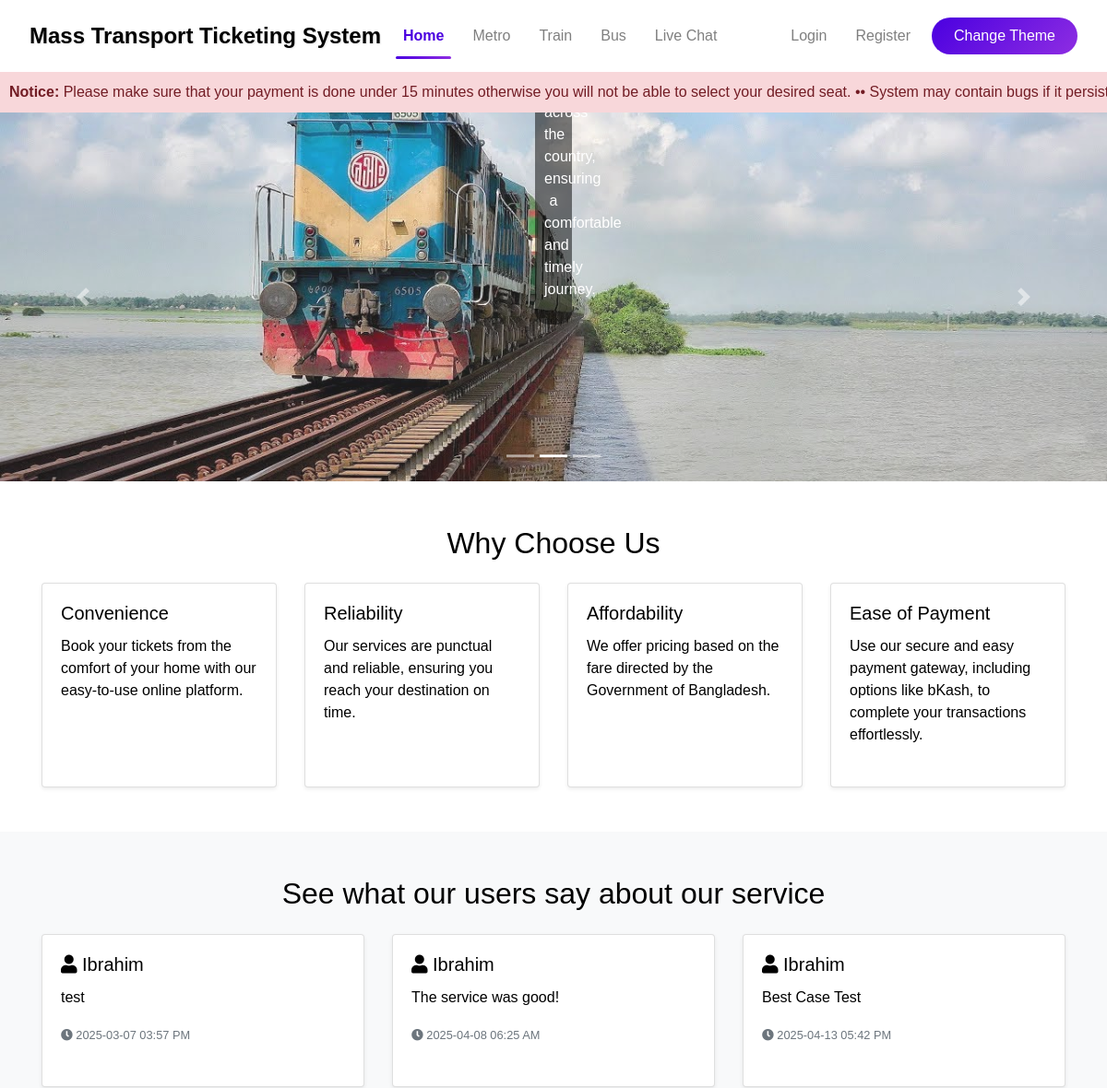
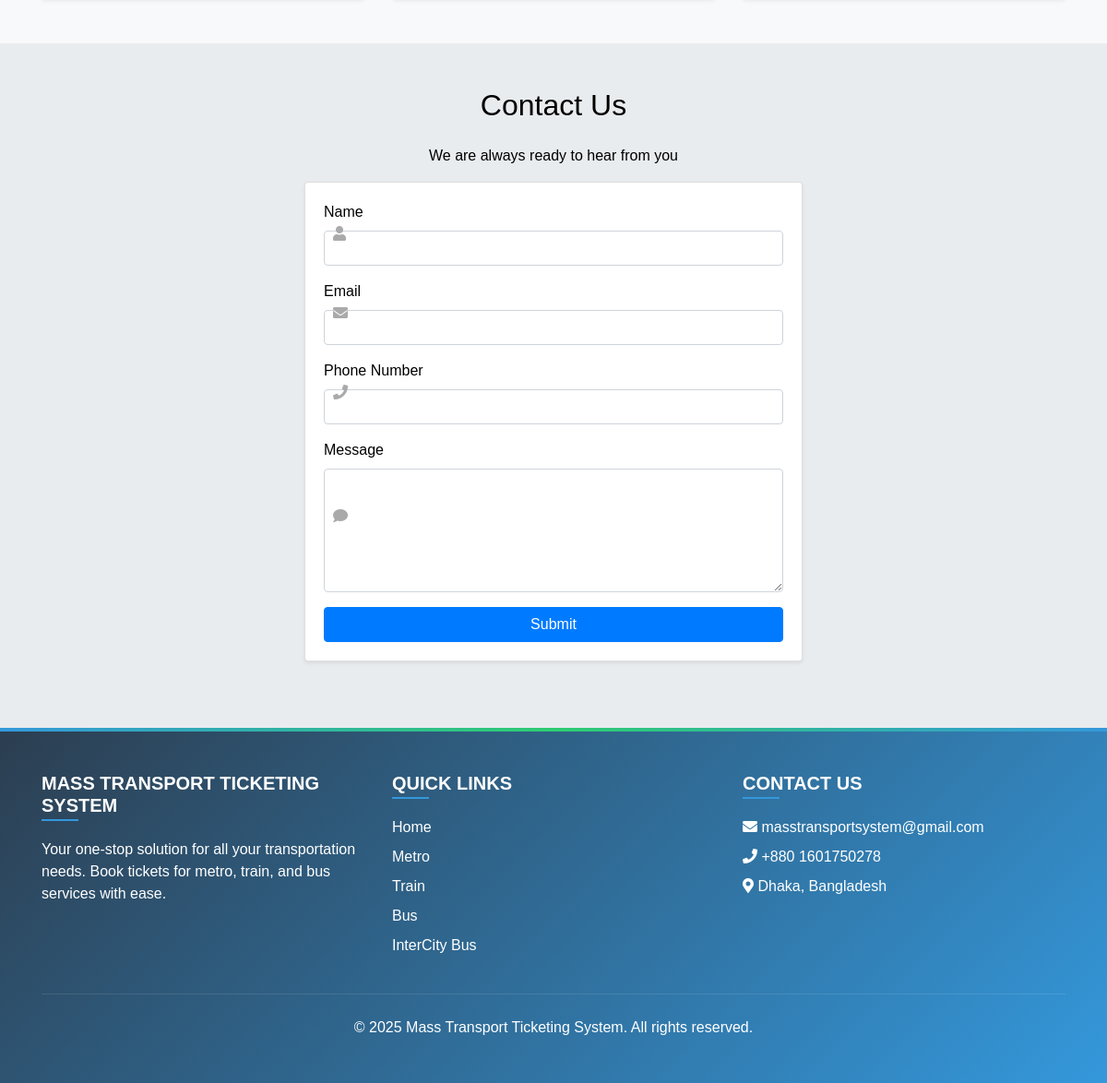
The page / on the database its author committed (2 pictures, top to bottom).
### tables this page shows
CREATE TABLE `reviews` (
  `id` int(11) NOT NULL,
  `user_id` int(11) NOT NULL,
  `rating` int(11) NOT NULL CHECK (`rating` between 1 and 5),
  `comment` text NOT NULL,
  `created_at` timestamp NOT NULL DEFAULT current_timestamp(),
  `display_order` int(11) DEFAULT 0
);

CREATE TABLE `users` (
  `id` int(11) NOT NULL,
  `email` varchar(255) NOT NULL,
  `password` varchar(255) NOT NULL,
  `google_id` varchar(255) DEFAULT NULL,
  `name` varchar(255) DEFAULT NULL,
  `profile_image` varchar(255) DEFAULT NULL,
  `phone` varchar(20) DEFAULT NULL,
  `Address` varchar(255) NOT NULL
);

### index.php (the view, shortened to what this page needs)
<?php
include 'db.php';
?>
<!DOCTYPE html>
<html lang="en">
<head>
    <link href="https://stackpath.bootstrapcdn.com/bootstrap/4.5.2/css/bootstrap.min.css" rel="stylesheet">
    <link href="https://cdnjs.cloudflare.com/ajax/libs/font-awesome/5.15.3/css/all.min.css" rel="stylesheet">
</head>
<body>
    <?php include 'nav.php'; ?>
    <div class="notice-container">
        <div class="notice">
            <strong>Notice:</strong> Please make sure that your payment is done under 15 minutes otherwise you will not be able to select your desired seat. •• System may contain bugs if it persists don't hesitate to contact with Live Chat •• Thank you for visiting us ••
        </div>
    </div>
    <div id="carouselExampleIndicators" class="carousel slide" data-ride="carousel" data-interval="2000">
        <ol class="carousel-indicators">
            <li data-target="#carouselExampleIndicators" data-slide-to="0" class="active"></li>
            <li data-target="#carouselExampleIndicators" data-slide-to="1"></li>
            <li data-target="#carouselExampleIndicators" data-slide-to="2"></li>
        </ol>
        <div class="carousel-inner">
            <div class="carousel-item">
                <img src="images/train.jpg" class="d-block w-100" alt="Image 2">
                <div class="carousel-caption d-none d-md-block">
                    <p>Fast and reliable train services connecting major cities across the country, ensuring a comfortable and timely journey.</p>
                </div>
            </div>
        </div>
        <a class="carousel-control-prev" href="#carouselExampleIndicators" role="button" data-slide="prev">
            <span class="carousel-control-prev-icon" aria-hidden="true"></span>
        </a>
        <a class="carousel-control-next" href="#carouselExampleIndicators" role="button" data-slide="next">
            <span class="carousel-control-next-icon" aria-hidden="true"></span>
        </a>
    </div>
    <section class="py-5">
        <div class="container">
            <h2 class="text-center mb-4">Why Choose Us</h2>
            <div class="row">
                <div class="col-md-3">
                    <div class="card mb-4 shadow-sm h-100">
                        <div class="card-body">
                            <h5 class="card-title">Convenience</h5>
                            <p class="card-text">Book your tickets from the comfort of your home with our easy-to-use online platform.</p>
                        </div>
                    </div>
                </div>
                <div class="col-md-3">
                    <div class="card mb-4 shadow-sm h-100">
                        <div class="card-body">
                            <h5 class="card-title">Reliability</h5>
                            <p class="card-text">Our services are punctual and reliable, ensuring you reach your destination on time.</p>
                        </div>
                    </div>
                </div>
                <div class="col-md-3">
                    <div class="card mb-4 shadow-sm h-100">
                        <div class="card-body">
                            <h5 class="card-title">Affordability</h5>
                            <p class="card-text">We offer pricing based on the fare directed by the Government of Bangladesh.</p>
                        </div>
                    </div>
                </div>
                <div class="col-md-3">
                    <div class="card mb-4 shadow-sm h-100">
                        <div class="card-body">
                            <h5 class="card-title">Ease of Payment</h5>
                            <p class="card-text">Use our secure and easy payment gateway, including options like bKash, to complete your transactions effortlessly.</p>
                        </div>
                    </div>
                </div>
            </div>
        </div>
    </section>
    <section class="py-5 reviews-section">
        <div class="container">
            <h2 class="text-center mb-4">See what our users say about our service</h2>
            <div class="row">
                <?php
                $query = "SELECT reviews.*, users.name FROM reviews JOIN users ON reviews.user_id = users.id ORDER BY reviews.display_order ASC LIMIT 5";
                $result = mysqli_query($conn1, $query);
                while ($row = mysqli_fetch_assoc($result)) {
                    $formatted_date = date('Y-m-d h:i A', strtotime($row['created_at']));
                    echo '<div class="col-md-4">';
                    echo '<div class="card mb-4 shadow-sm h-100">';
                    echo '<div class="card-body">';
                    echo '<h5 class="card-title"><i class="fas fa-user"></i> ' . htmlspecialchars($row['name']) . '</h5>';
                    echo '<p class="card-text">' . htmlspecialchars($row['comment']) . '</p>';
                    echo '<p class="card-text"><small class="text-muted"><i class="fas fa-clock"></i> ' . htmlspecialchars($formatted_date) . '</small></p>';
                    echo '</div>';
                    echo '</div>';
                    echo '</div>';
                }
                ?>
            </div>
        </div>
    </section>
    <section class="py-5 contact-section">
        <div class="container">
            <h2 class="text-center mb-4">Contact Us</h2>
            <p class="text-center">We are always ready to hear from you</p>
            <div class="row justify-content-center">
                <div class="col-md-6">
                    <div class="card mb-4 shadow-sm">
                        <div class="card-body">
                            <form id="contactForm">
                                <div class="form-group">
                                    <i class="fas fa-user"></i>
                                    <label for="name">Name</label>
                                    <input type="text" class="form-control" id="name" name="name" required>
                                </div>
                                <div class="form-group">
                                    <i class="fas fa-envelope"></i>
                                    <label for="email">Email</label>
                                    <input type="email" class="form-control" id="email" name="email" required>
                                </div>
                                <div class="form-group">
                                    <i class="fas fa-phone"></i>
                                    <label for="phone">Phone Number</label>
                                    <input type="text" class="form-control" id="phone" name="phone" required>
                                </div>
                                <div class="form-group">
                                    <i class="fas fa-comment"></i>
                                    <label for="message">Message</label>
                                    <textarea class="form-control" id="message" name="message" rows="5" required></textarea>
                                </div>
                                <button type="submit" class="btn btn-primary btn-block">Submit</button>
                            </form>
                        </div>
                    </div>
                </div>
            </div>
        </div>
    </section>
    <?php include 'footer.php'; ?>
</body>
</html>

### index.php (style rules this page uses)
:root { --bg-light: #ffffff; --bg-dark: #2c2c2c; --text-light: #000000; --text-dark: #e0e0e0; --hover-light: #007bff; --hover-dark: #007bff; --card-bg-dark: #3a3a3a; --footer-bg-dark: #3a3a3a; --notice-bg-dark: #444444; --carousel-caption-bg-dark: rgba(255, 255, 255, 0.7); --carousel-caption-text-dark: #000000; --reviews-bg-dark: #1e1e1e; --contact-bg-dark: #1e1e1e; --input-bg-dark: #3a3a3a; --input-text-dark: #e0e0e0; --input-border-dark: #555555; --section-bg-light-1: #f8f9fa; --section-bg-light-2: #e9ecef; --section-bg-dark-1: #343a40; --section-bg-dark-2: #495057; }
body { color: #fff; font-family: Arial, sans-serif; }
body { background-color: var(--bg-light); color: var(--text-light); transition: background-color 0.3s ease-in-out, color 0.3s ease-in-out; }
.carousel-item img { max-width: 100%; max-height: 400px; object-fit: cover; opacity: 0.9; }
.carousel-caption { background: rgba(0, 0, 0, 0.5); border-radius: 15px; padding: 10px; width: auto; max-width: 50%; margin: 150px 400px; }
.notice-container { background-color: #f8d7da; color: #721c24; padding: 10px; overflow: hidden; position: relative; white-space: nowrap; }
.notice { display: inline-block; animation: scroll 20s linear infinite; }
.card { transition: transform 0.5s, margin 0.5s; }
.reviews-section { background-color: var(--section-bg-light-1); transition: background-color 0.3s ease-in-out; }
.contact-section { background-color: var(--section-bg-light-2); transition: background-color 0.3s ease-in-out; }
.form-group i { position: absolute; top: 50%; transform: translateY(-50%); left: 10px; color: #aaa; }
.form-group { position: relative; }
.form-control { padding-left: 30px; }

### nav.php (style rules this page uses)
:root { --navbar-bg-light: #ffffff; --navbar-bg-dark: #1a1a1a; --nav-link-light: #000000; --nav-link-dark: #ffffff; --nav-link-hover: #4a00e0; --nav-link-active: #8e2de2; --navbar-shadow: 0 2px 10px rgba(0, 0, 0, 0.1); --toggler-color: #000000; }

### rows shown on the page
reviews: user.name "Ibrahim", comment "test", created_at "2025-03-07 03:57 PM"
reviews: user.name "Ibrahim", comment "The service was good!", created_at "2025-04-08 06:25 AM"
reviews: user.name "Ibrahim", comment "Best Case Test", created_at "2025-04-13 05:42 PM"
